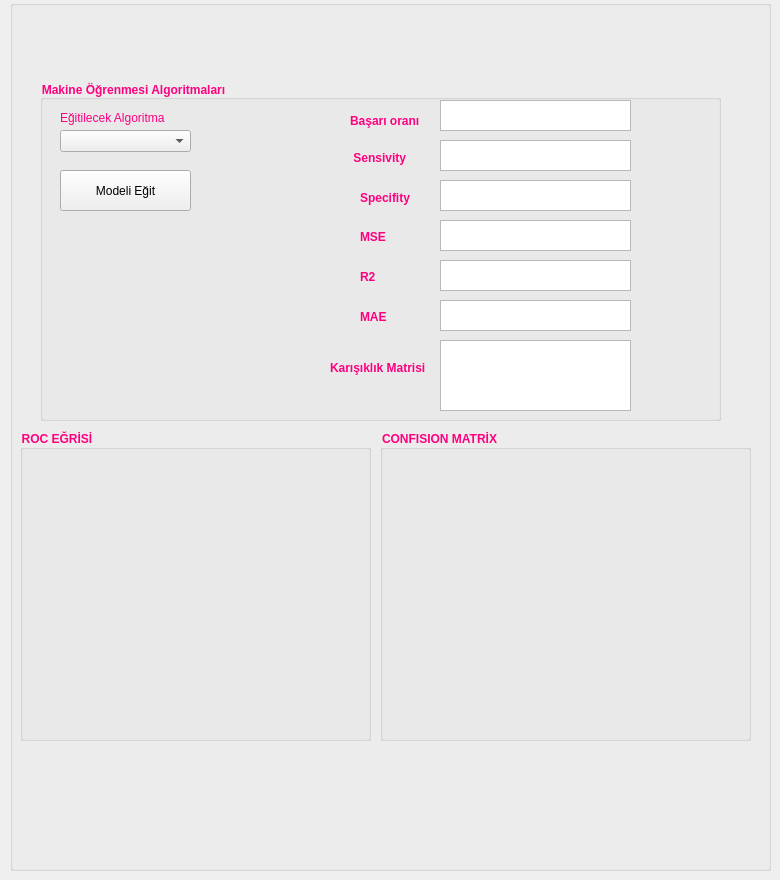
   <widget class="QWidget" name="tab_2">
    <attribute name="title">
     <string>Model Eğitim Sonuc</string>
    </attribute>
    <widget class="QGroupBox" name="groupBox_2">
     <property name="geometry">
      <rect>
       <x>10</x>
       <y>0</y>
       <width>761</width>
       <height>871</height>
      </rect>
     </property>
     <property name="title">
      <string/>
     </property>
     <widget class="QGroupBox" name="groupBox_9">
      <property name="geometry">
       <rect>
        <x>30</x>
        <y>80</y>
        <width>681</width>
        <height>341</height>
       </rect>
      </property>
      <property name="font">
       <font>
        <weight>75</weight>
        <bold>true</bold>
       </font>
      </property>
      <property name="styleSheet">
       <string notr="true">color: rgb(255, 0, 127);</string>
      </property>
      <property name="title">
       <string>Makine Öğrenmesi Algoritmaları</string>
      </property>
      <widget class="QPushButton" name="pushButton_10">
       <property name="geometry">
        <rect>
         <x>20</x>
         <y>90</y>
         <width>131</width>
         <height>41</height>
        </rect>
       </property>
       <property name="font">
        <font/>
       </property>
       <property name="styleSheet">
        <string notr="true">color: rgb(0, 0, 0);</string>
       </property>
       <property name="text">
        <string>Modeli Eğit</string>
       </property>
      </widget>
      <widget class="QTextEdit" name="textEdit_16">
       <property name="geometry">
        <rect>
         <x>400</x>
         <y>100</y>
         <width>191</width>
         <height>31</height>
        </rect>
       </property>
      </widget>
      <widget class="QTextEdit" name="textEdit_8">
       <property name="geometry">
        <rect>
         <x>400</x>
         <y>20</y>
         <width>191</width>
         <height>31</height>
        </rect>
       </property>
      </widget>
      <widget class="QTextEdit" name="textEdit_15">
       <property name="geometry">
        <rect>
         <x>400</x>
         <y>60</y>
         <width>191</width>
         <height>31</height>
        </rect>
       </property>
      </widget>
      <widget class="QTextEdit" name="textEdit_19">
       <property name="geometry">
        <rect>
         <x>400</x>
         <y>260</y>
         <width>191</width>
         <height>71</height>
        </rect>
       </property>
      </widget>
      <widget class="QLabel" name="label_9">
       <property name="geometry">
        <rect>
         <x>310</x>
         <y>30</y>
         <width>71</width>
         <height>21</height>
        </rect>
       </property>
       <property name="font">
        <font>
         <weight>75</weight>
         <italic>false</italic>
         <bold>true</bold>
         <underline>false</underline>
         <strikeout>false</strikeout>
        </font>
       </property>
       <property name="styleSheet">
        <string notr="true">color: rgb(170, 85, 127);
color: rgb(255, 0, 127);</string>
       </property>
       <property name="text">
        <string>Başarı oranı </string>
       </property>
       <property name="scaledContents">
        <bool>false</bool>
       </property>
      </widget>
      <widget class="QLabel" name="label_12">
       <property name="geometry">
        <rect>
         <x>310</x>
         <y>70</y>
         <width>71</width>
         <height>16</height>
        </rect>
       </property>
       <property name="font">
        <font>
         <weight>75</weight>
         <bold>true</bold>
        </font>
       </property>
       <property name="styleSheet">
        <string notr="true">color: rgb(170, 85, 127);
color: rgb(255, 0, 127);</string>
       </property>
       <property name="text">
        <string> Sensivity</string>
       </property>
      </widget>
      <widget class="QLabel" name="label_13">
       <property name="geometry">
        <rect>
         <x>320</x>
         <y>110</y>
         <width>61</width>
         <height>16</height>
        </rect>
       </property>
       <property name="font">
        <font>
         <weight>75</weight>
         <bold>true</bold>
        </font>
       </property>
       <property name="styleSheet">
        <string notr="true">color: rgb(170, 85, 127);
color: rgb(255, 0, 127);</string>
       </property>
       <property name="text">
        <string>Specifity</string>
       </property>
      </widget>
      <widget class="QLabel" name="label_10">
       <property name="geometry">
        <rect>
         <x>290</x>
         <y>280</y>
         <width>101</width>
         <height>16</height>
        </rect>
       </property>
       <property name="font">
        <font>
         <weight>75</weight>
         <italic>false</italic>
         <bold>true</bold>
        </font>
       </property>
       <property name="styleSheet">
        <string notr="true">color: rgb(170, 85, 127);
color: rgb(255, 0, 127);</string>
       </property>
       <property name="text">
        <string>Karışıklık Matrisi</string>
       </property>
      </widget>
      <widget class="QComboBox" name="comboBox_7">
       <property name="geometry">
        <rect>
         <x>20</x>
         <y>50</y>
         <width>131</width>
         <height>22</height>
        </rect>
       </property>
       <property name="styleSheet">
        <string notr="true">color: rgb(0, 0, 0);</string>
       </property>
      </widget>
      <widget class="QLabel" name="label_14">
       <property name="geometry">
        <rect>
         <x>20</x>
         <y>30</y>
         <width>121</width>
         <height>16</height>
        </rect>
       </property>
       <property name="font">
        <font/>
       </property>
       <property name="styleSheet">
        <string notr="true">color: rgb(170, 85, 127);
color: rgb(255, 0, 127);</string>
       </property>
       <property name="text">
        <string>Eğitilecek Algoritma</string>
       </property>
      </widget>
      <widget class="QTextEdit" name="textEdit_9">
       <property name="geometry">
        <rect>
         <x>400</x>
         <y>180</y>
         <width>191</width>
         <height>31</height>
        </rect>
       </property>
      </widget>
      <widget class="QTextEdit" name="textEdit_10">
       <property name="geometry">
        <rect>
         <x>400</x>
         <y>140</y>
         <width>191</width>
         <height>31</height>
        </rect>
       </property>
      </widget>
      <widget class="QLabel" name="label_29">
       <property name="geometry">
        <rect>
         <x>320</x>
         <y>150</y>
         <width>46</width>
         <height>13</height>
        </rect>
       </property>
       <property name="font">
        <font>
         <weight>75</weight>
         <bold>true</bold>
        </font>
       </property>
       <property name="text">
        <string>MSE</string>
       </property>
      </widget>
      <widget class="QLabel" name="label_43">
       <property name="geometry">
        <rect>
         <x>320</x>
         <y>190</y>
         <width>46</width>
         <height>13</height>
        </rect>
       </property>
       <property name="font">
        <font>
         <weight>75</weight>
         <bold>true</bold>
        </font>
       </property>
       <property name="text">
        <string>R2</string>
       </property>
      </widget>
      <widget class="QTextEdit" name="textEdit_11">
       <property name="geometry">
        <rect>
         <x>400</x>
         <y>220</y>
         <width>191</width>
         <height>31</height>
        </rect>
       </property>
      </widget>
      <widget class="QLabel" name="label_44">
       <property name="geometry">
        <rect>
         <x>320</x>
         <y>230</y>
         <width>46</width>
         <height>13</height>
        </rect>
       </property>
       <property name="font">
        <font>
         <weight>75</weight>
         <bold>true</bold>
        </font>
       </property>
       <property name="text">
        <string>MAE</string>
       </property>
      </widget>
     </widget>
     <widget class="QLabel" name="label_30">
      <property name="geometry">
       <rect>
        <x>60</x>
        <y>20</y>
        <width>601</width>
        <height>20</height>
       </rect>
      </property>
      <property name="font">
       <font>
        <weight>75</weight>
        <bold>true</bold>
       </font>
      </property>
      <property name="text">
       <string/>
      </property>
     </widget>
     <widget class="QGroupBox" name="groupBox_10">
      <property name="geometry">
       <rect>
        <x>10</x>
        <y>430</y>
        <width>351</width>
        <height>311</height>
       </rect>
      </property>
      <property name="font">
       <font>
        <weight>75</weight>
        <bold>true</bold>
       </font>
      </property>
      <property name="styleSheet">
       <string notr="true">color: rgb(255, 0, 127);</string>
      </property>
      <property name="title">
       <string>ROC EĞRİSİ</string>
      </property>
      <widget class="QLabel" name="label_39">
       <property name="geometry">
        <rect>
         <x>10</x>
         <y>20</y>
         <width>331</width>
         <height>281</height>
        </rect>
       </property>
       <property name="text">
        <string/>
       </property>
      </widget>
     </widget>
     <widget class="QGroupBox" name="groupBox_5">
      <property name="geometry">
       <rect>
        <x>370</x>
        <y>430</y>
        <width>371</width>
        <height>311</height>
       </rect>
      </property>
      <property name="font">
       <font>
        <weight>75</weight>
        <bold>true</bold>
       </font>
      </property>
      <property name="styleSheet">
       <string notr="true">color: rgb(255, 0, 127);</string>
      </property>
      <property name="title">
       <string>CONFISION MATRİX</string>
      </property>
      <widget class="QLabel" name="label_15">
       <property name="geometry">
        <rect>
         <x>-40</x>
         <y>20</y>
         <width>401</width>
         <height>271</height>
        </rect>
       </property>
       <property name="text">
        <string/>
       </property>
      </widget>
     </widget>
    </widget>
   </widget>
